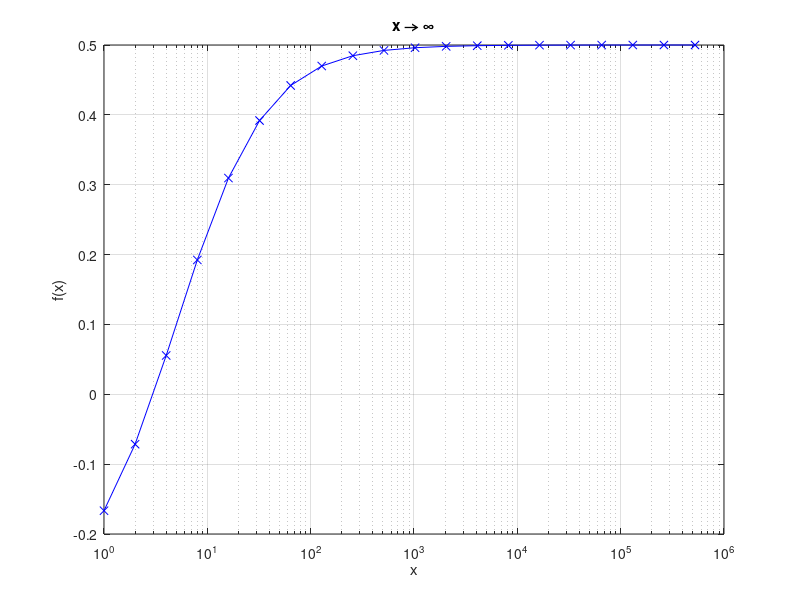

Reproduce this figure in MATLAB.
% Scripts that estimate the limit value of a function
% where the argument x goes to infinity.
% The expression we are going find the limit value of, f,
% is hardcoded at the beginning of the script.
% The script plots f (x) for ever higher x-values.

f=@(x) (x^2-8*x+15)/(2*x^2-50);

x=1;

for n=1:20
  Xvector(n)=x;                 
  LimitVector(n)=f(x);         
  x=x*2;                        
end

semilogx(Xvector,LimitVector,'bx-')
grid on                         

xlabel('x')
ylabel('f(x)')
title('x \rightarrow \infty')